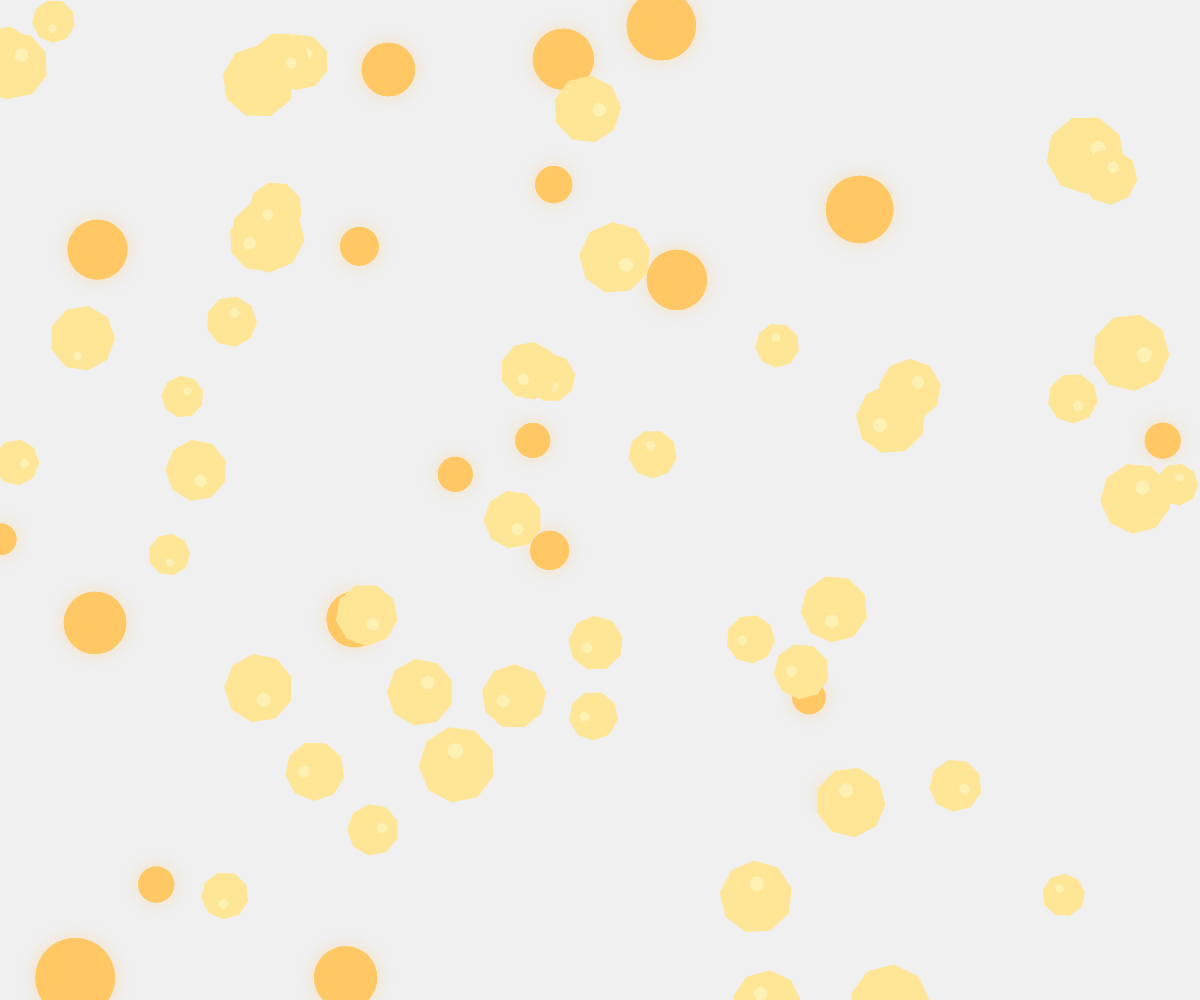
Frame 1 (no input)
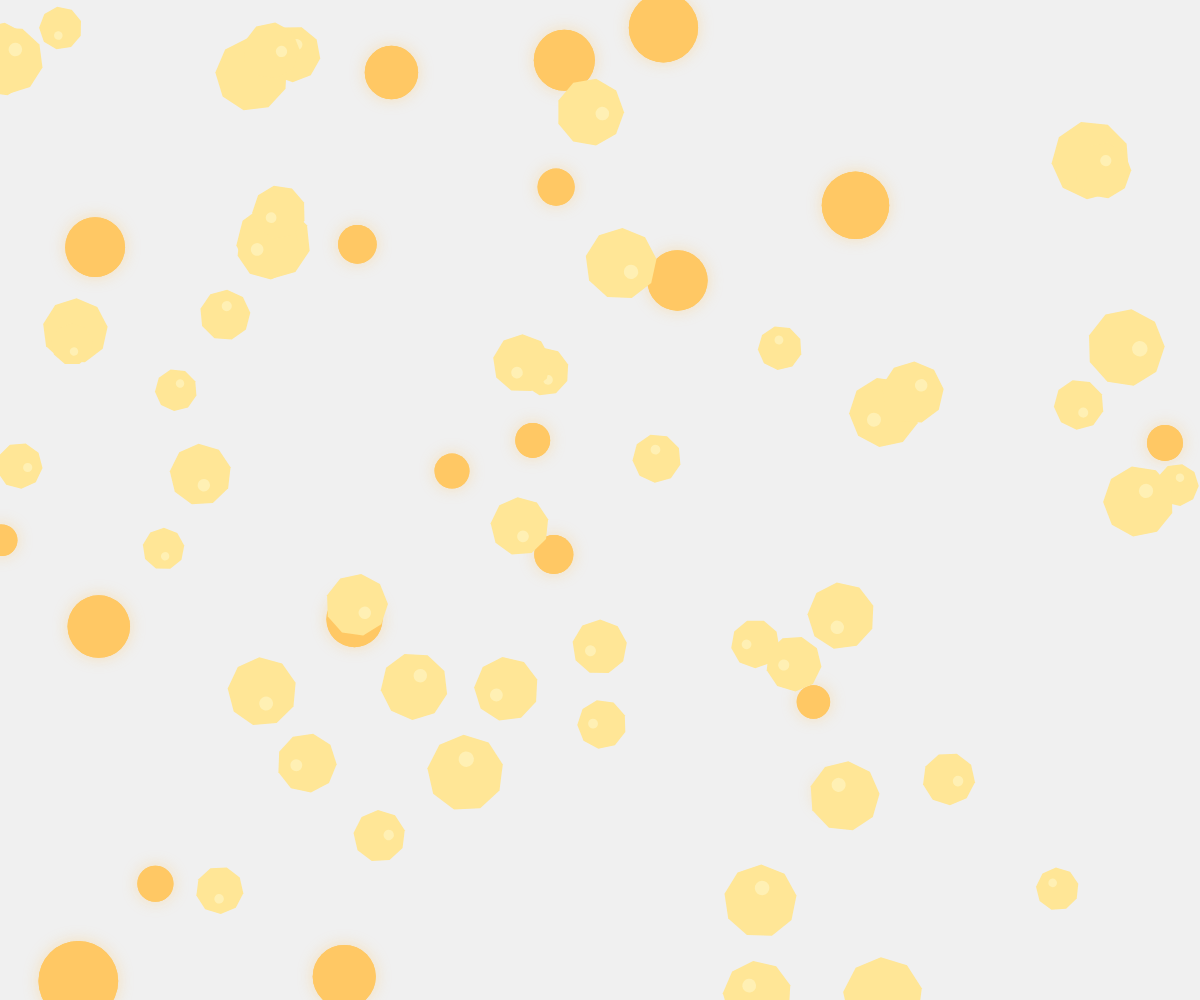
Frame 60 (no input)
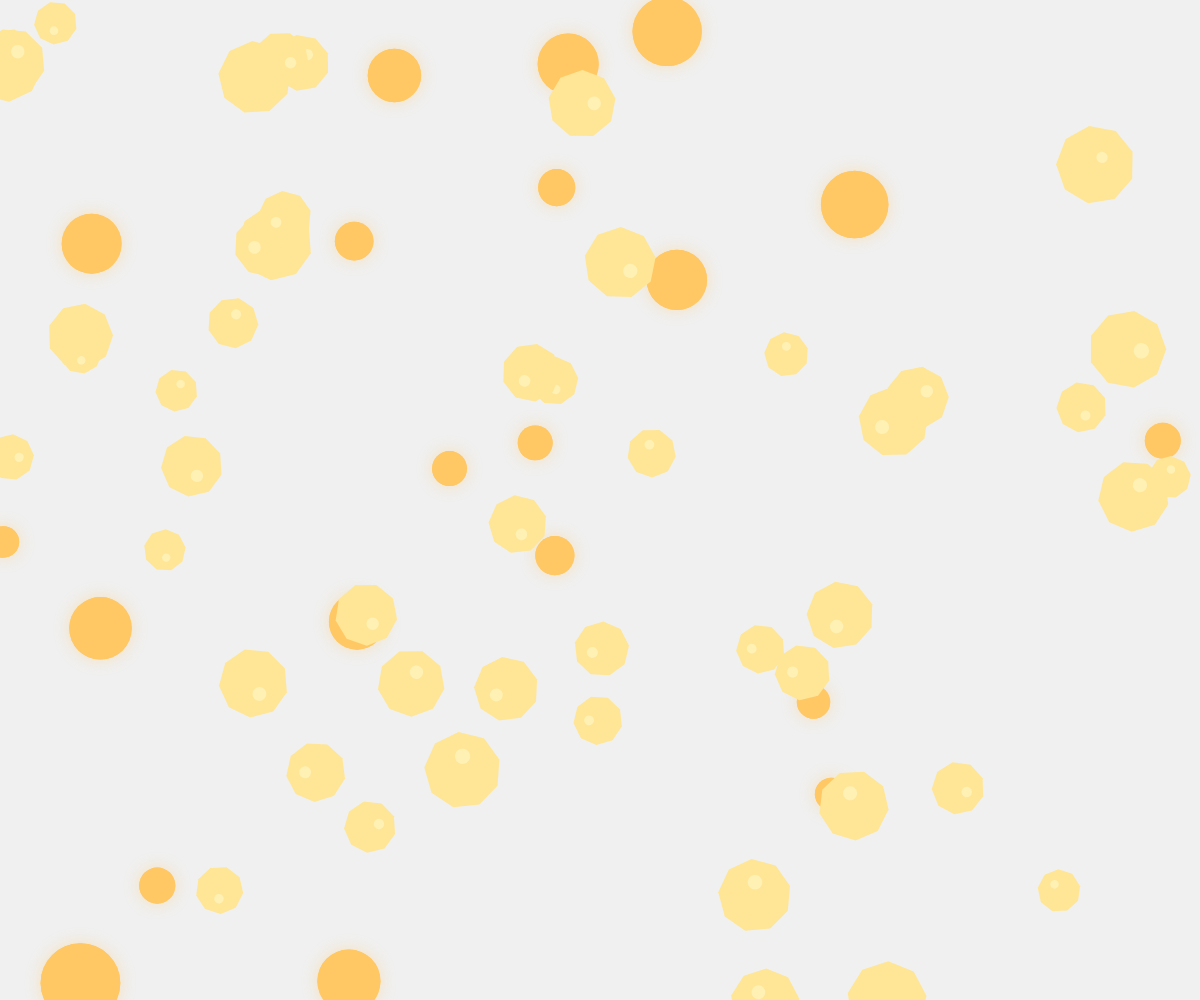
Frame 120 (the mouse pressed at the canvas centre since frame 60)

The p5.js sketch that drew these frames (run headless with seeded random() and noise() and a simulated clock; from frame 60 on, the mouse is pressed at the canvas centre):

// p5.js sketch
// ── sketch.js
let sauceClusters = [];
let macaroniPieces = [];
let dragForce = { x: 0, y: 0 };
let isDragging = false;
let lastMouseX = 0;
let lastMouseY = 0;

function setup() {
  createCanvas(windowWidth, windowHeight);
  noStroke();

  // Create sauce clusters
  for (let i = 0; i < 20; i++) {
    sauceClusters.push({
      x: random(width),
      y: random(height),
      size: random(30, 80),
      wobble: random(TWO_PI),
      wobbleSpeed: random(0.01, 0.03)
    });
  }

  // Create macaroni pieces
  for (let i = 0; i < 50; i++) {
    macaroniPieces.push({
      x: random(width),
      y: random(height),
      size: random(20, 40),
      angle: random(TWO_PI),
      wobble: random(TWO_PI),
      wobbleSpeed: random(0.02, 0.05),
      stiffness: random(0.1, 0.3)
    });
  }
}

function draw() {
  background(240);

  // Update and display sauce clusters
  for (let cluster of sauceClusters) {
    cluster.wobble += cluster.wobbleSpeed;
    let wobbleOffset = sin(cluster.wobble) * 3;

    fill(255, 200, 100);
    ellipse(cluster.x + wobbleOffset, cluster.y + wobbleOffset, cluster.size);

    // Add a subtle glow effect
    drawingContext.shadowBlur = 15;
    drawingContext.shadowColor = color(255, 200, 100, 100);
    ellipse(cluster.x + wobbleOffset, cluster.y + wobbleOffset, cluster.size);
    drawingContext.shadowBlur = 0;
  }

  // Update and display macaroni pieces
  for (let piece of macaroniPieces) {
    piece.wobble += piece.wobbleSpeed;
    
    // Apply drag force if active
    if (isDragging) {
      let dx = piece.x - mouseX;
      let dy = piece.y - mouseY;
      let distance = dist(piece.x, piece.y, mouseX, mouseY);
      
      if (distance < 150) {
        let force = map(distance, 0, 150, 1, 0);
        piece.x += dragForce.x * force * piece.stiffness;
        piece.y += dragForce.y * force * piece.stiffness;
      }
    }

    // Apply wobble to position and angle
    let wobbleOffset = sin(piece.wobble) * 5;
    let wobbleAngle = sin(piece.wobble) * 0.1;

    push();
    translate(piece.x + wobbleOffset, piece.y + wobbleOffset);
    rotate(piece.angle + wobbleAngle);

    // Draw macaroni shape
    fill(255, 230, 150);
    noStroke();
    beginShape();
    for (let i = 0; i < 10; i++) {
      let angle = map(i, 0, 9, 0, TWO_PI);
      let x = cos(angle) * piece.size;
      let y = sin(angle) * piece.size;
      vertex(x, y);
    }
    endShape(CLOSE);

    // Add a subtle highlight
    fill(255, 240, 180);
    ellipse(piece.size * 0.3, -piece.size * 0.2, piece.size * 0.4);
    pop();
  }

  // Update drag force for next frame
  if (isDragging) {
    dragForce.x = mouseX - lastMouseX;
    dragForce.y = mouseY - lastMouseY;
  } else {
    dragForce.x *= 0.9;
    dragForce.y *= 0.9;
  }

  lastMouseX = mouseX;
  lastMouseY = mouseY;
}

function mousePressed() {
  isDragging = true;
  lastMouseX = mouseX;
  lastMouseY = mouseY;
}

function mouseReleased() {
  isDragging = false;
}

function windowResized() {
  resizeCanvas(windowWidth, windowHeight);
}
